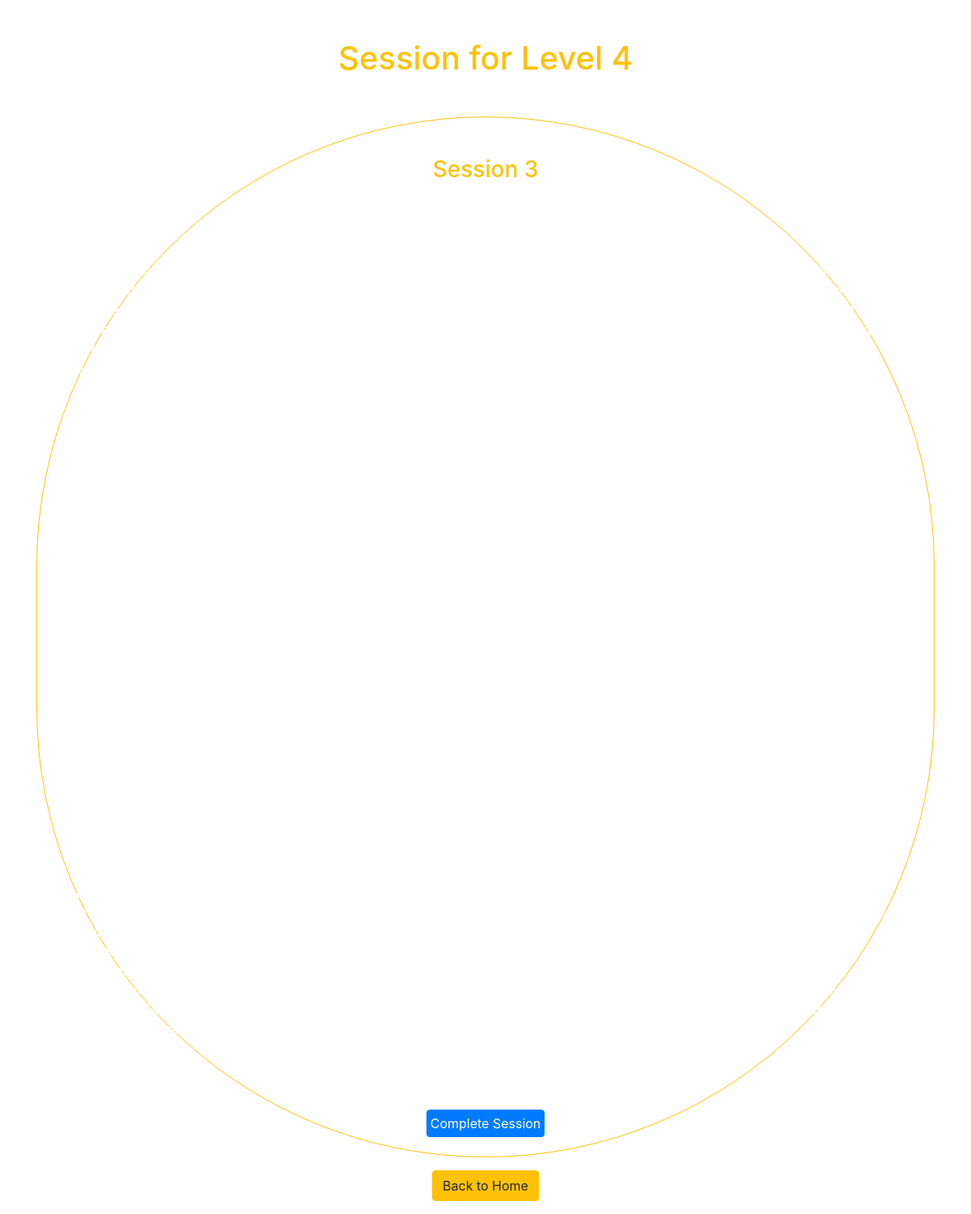
The page /game/session.php?level_id=4&session_id=19 (signed in) on the database its author committed.
### tables this page shows
CREATE TABLE `sessions` (
  `id` int(11) NOT NULL,
  `level_id` int(11) NOT NULL,
  `session_number` int(11) NOT NULL,
  `content` text NOT NULL,
  `is_completed` tinyint(1) DEFAULT 0,
  `user_id` int(11) DEFAULT NULL,
  `completed_at` timestamp NULL DEFAULT NULL,
  `coins_awarded` int(11) DEFAULT 0
);

### game/session.php (the view, shortened to what this page needs)
<?php
require_once('../connection.php');
$level_id = $_GET['level_id'];
$session_id = $_GET['session_id'];
$query = "SELECT * FROM sessions WHERE level_id = :level_id AND id = :session_id";
$stmt = $connection->prepare($query);
$stmt->bindParam(':level_id', $level_id);
$stmt->bindParam(':session_id', $session_id);
$stmt->execute();
$session = $stmt->fetch(PDO::FETCH_ASSOC);
?>
<!DOCTYPE html>
<html lang="en">
<head>
    <link rel="stylesheet" href="https://maxcdn.bootstrapcdn.com/bootstrap/4.5.2/css/bootstrap.min.css">
</head>
<body>
    <video autoplay muted loop id="myVideo">
        <source src="../vids/background-vid.mp4" type="video/mp4">
    </video>
    <div class="container">
        <h1 class="text-center text-warning m-5">Session for Level <?= htmlspecialchars($level_id); ?></h1>
        <div class="session border border-warning rounded-pill">
            <h3 class="text-center text-warning mt-5">Session <?= htmlspecialchars($session['session_number']); ?></h3>
            <p class="text-white mt-5 p-5"><?= htmlspecialchars($session['content']); ?></p>
            <?php if ($session['is_completed']): ?>
                <p class="text-success text-center">You have completed this session.</p>
            <?php else: ?>
                <form method="POST" action="">
                    <center>
                        <button type="submit" class="btn btn-primary p-1 m-4">Complete Session</button>
                    </center>
                </form>
            <?php endif; ?>
        </div>
    </div>
    <center>
        <a href="game.php" class="btn btn-warning m-3">Back to Home</a>
    </center>
</body>
</html>

### game/session.php (style rules this page uses)
#myVideo { position: fixed; right: 0; bottom: 0; min-width: 100%; min-height: 100%; z-index: -100; }

### rows shown on the page
sessions: session_number "3", content "Third Session: Imagination Imagination is an important part of how science works. You may be surprised—you may have thought that science depended on the protean skills of people doing mathematics or chunking through equations. Perhaps for people who don't like math, that can be a little boring. But science is very exciting because creativity and imagination are built-in at the core. That's how we learn about new things and new aspects of the universe that we never anticipated. My favorite example of imagination is how you can take two disparate things or two disparate pieces of information and combine them to find something new or surprising. In this example from the artist Pablo Picasso…"

### other values the page prints
$level_id "4"
